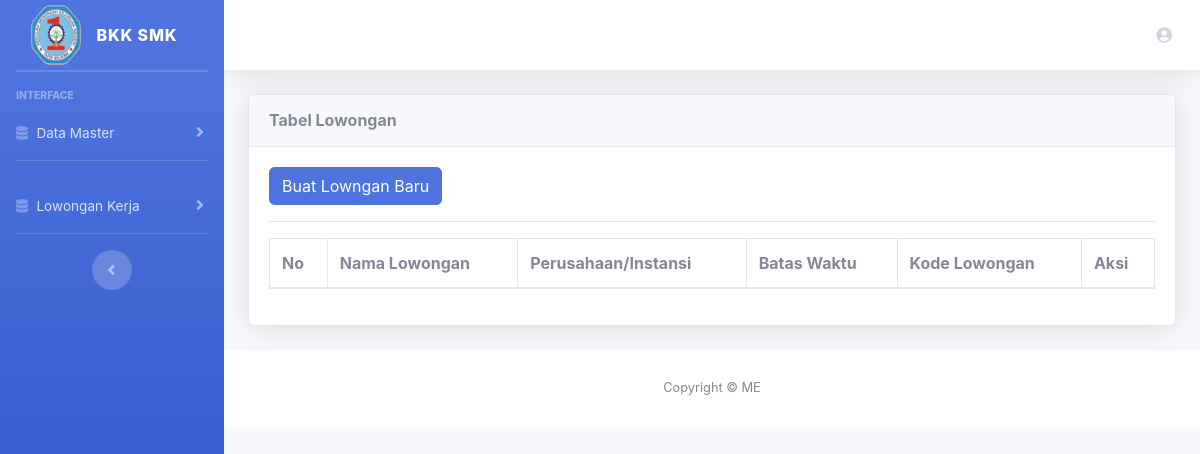
The app's page /index.php/admin/data_lowongan, older data.
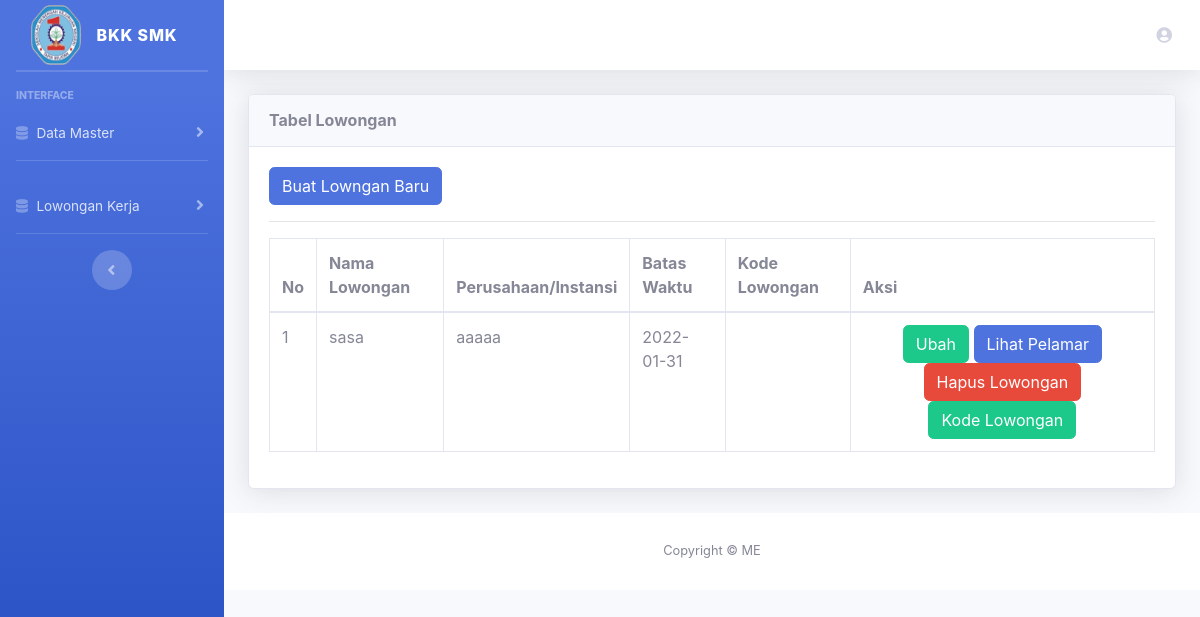
The same page, newer data.
### tables this page shows
CREATE TABLE `lowongan` (
  `id_lowongan` int(11) NOT NULL,
  `nama_lowongan` varchar(100) NOT NULL,
  `isi_lowongan` text NOT NULL,
  `batas_tanggal` varchar(20) NOT NULL,
  `nama_perusahaan` varchar(100) NOT NULL,
  `kode` varchar(255) NOT NULL
);

### application/controllers/Admin.php (called while the page is built, shortened)
<?php
class Admin extends CI_Controller
{
    public function __construct()
    {
        $this->load->library('form_validation');
        $this->load->model('lowongan_m');
        $this->load->model('jurusan_m');
        $this->load->model('alumni_m');
    }
    public function data_lowongan()
    {
        $data['judul'] = 'Data Lowongan';
        $data['data'] = $this->lowongan_m->get_all_lowongan();
        $data['nama'] = $this->session->userdata('nama_alumni');
        $this->load->view('template/header', $data);
        $this->load->view('admin/lowongan/data_lowongan', $data);
        $this->load->view('template/footer');
    }
}

### index.php (called while the page is built, shortened)
<?php
require_once BASEPATH.'core/CodeIgniter.php';

### application/models/Lowongan_m.php (called while the page is built, shortened)
<?php
class Lowongan_m extends CI_Model
{
    public function get_all_lowongan()
    {
        $this->db->select('*');
        $this->db->from('lowongan');
        $this->db->order_by('id_lowongan', 'DESC');
        return  $this->db->get()->result();
    }
}

### application/views/admin/lowongan/data_lowongan.php (the view)
<div class="container-fluid">
    <div class="card shadow mb-4">
        <div class="card-header py-3">
            <h6 class="m-0 font-weight-bold ">Tabel Lowongan</h6>
        </div>
        <div class="card-body">
            <div class="table-responsive">
                <a href="<?= base_url('admin/buat_lowongan_baru') ?>" class="btn btn-primary">Buat Lowngan Baru</a>
                <hr>
                <table class="table table-bordered" id="dataTable" width="100%" cellspacing="0">
                    <thead>
                        <tr>
                            <th>No</th>
                            <th>Nama Lowongan</th>
                            <th>Perusahaan/Instansi</th>
                            <th>Batas Waktu</th>
                            <th>Kode Lowongan</th>
                            <th>Aksi</th>
                        </tr>
                    </thead>
                    <tbody>
                        <?php
                        $nomor = 1;
                        foreach ($data as $x) { ?>
                            <?php if ($x->batas_tanggal < date('Y-m-d')) {
                            } else { ?>
                                <tr>
                                    <td><?= $nomor++; ?></td>
                                    <td><?= $x->nama_lowongan; ?></td>
                                    <td><?= $x->nama_perusahaan; ?></td>
                                    <td><?= $x->batas_tanggal; ?></td>
                                    <td><?= $x->kode; ?></td>
                                    <td align="center">
                                        <a href="<?= base_url('admin/edit_lowongan/' . $x->id_lowongan) ?>" class="btn btn-success">Ubah</a>
                                        <a href="<?= base_url('admin/lihat_pelamar/' . $x->id_lowongan) ?>" class="btn btn-primary">Lihat Pelamar</a>
                                        <a href="<?= base_url('admin/hapus_lowongan/' . $x->id_lowongan) ?>" onclick="return confirm('Yakin Hapus?')" class="btn btn-danger">Hapus Lowongan</a>
                                        <a href="<?= base_url('admin/kode_lowongan/' . $x->id_lowongan) ?>" class="btn btn-success">Kode Lowongan</a>
                                    </td>
                                </tr>
                        <?php }
                        } ?>
                    </tbody>
                </table>
            </div>
        </div>
    </div>
</div>

Row changes from the older to the newer data that the page shows:
added lowongan: nama_lowongan "sasa", nama_perusahaan "aaaaa", batas_tanggal "2022-01-31"
